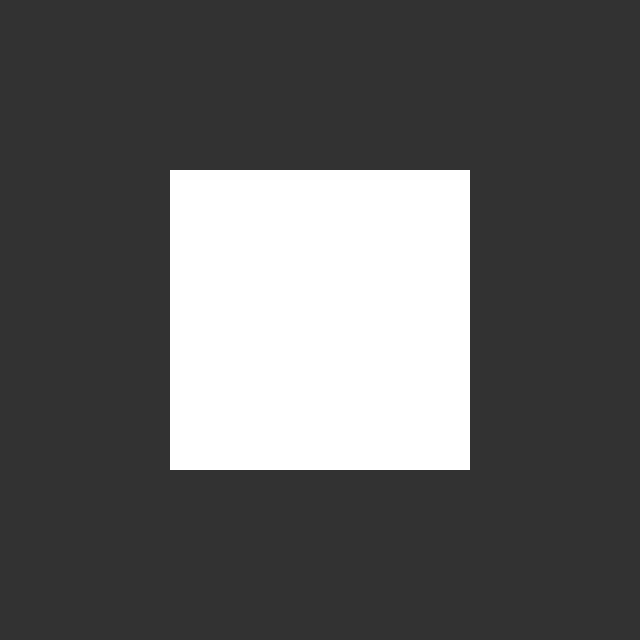
Frame 1 (no input)
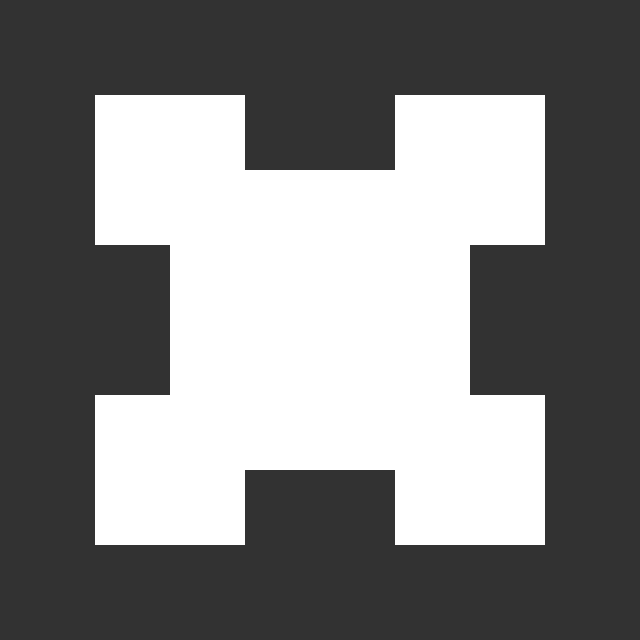
Frame 2 (the mouse pressed at the canvas centre, redrawn once)

The p5.js sketch that drew these frames (run headless with seeded random() and noise() and a simulated clock; the mouse was pressed at the canvas centre and the sketch redrawn once):

// p5.js sketch
// ── sketch.js
let size = 300;
let depth = 1;
let depthInput;
let depthButton;

function setup(){
	createCanvas(640, 640);
	rectMode(CENTER);
	noStroke();

	createP("<br>Digite o tamanho inicial:");
	depthInput = createInput(size);
	depthInput.input(function(){
		size = this.value();
		draw();
	});

	createP("");
	depthButton = createButton("REINICIAR FRACTAL");
	depthButton.mousePressed(function(){
		depth = 0;
		draw();
	});
}

function mousePressed(){
	depth++;
	draw();
}

function draw(){
	background(50);

	push();
	translate(width/2, height/2);
	addLayer(0, 0, size, depth);
	pop();

	noLoop();
}

function addLayer(centerX, centerY, _size, _depth){
	if(_depth > 0){
		rect(centerX, centerY, _size, _size);
		console.log("show");

		for(let y = -1; y <= 1; y++){
			for(let x = -1; x <= 1; x++){
				if(x != 0 && y != 0)
					addLayer(_size/2 * x + centerX, _size/2 * y + centerY, _size/2, _depth-1);
			}
		}
	}
}
